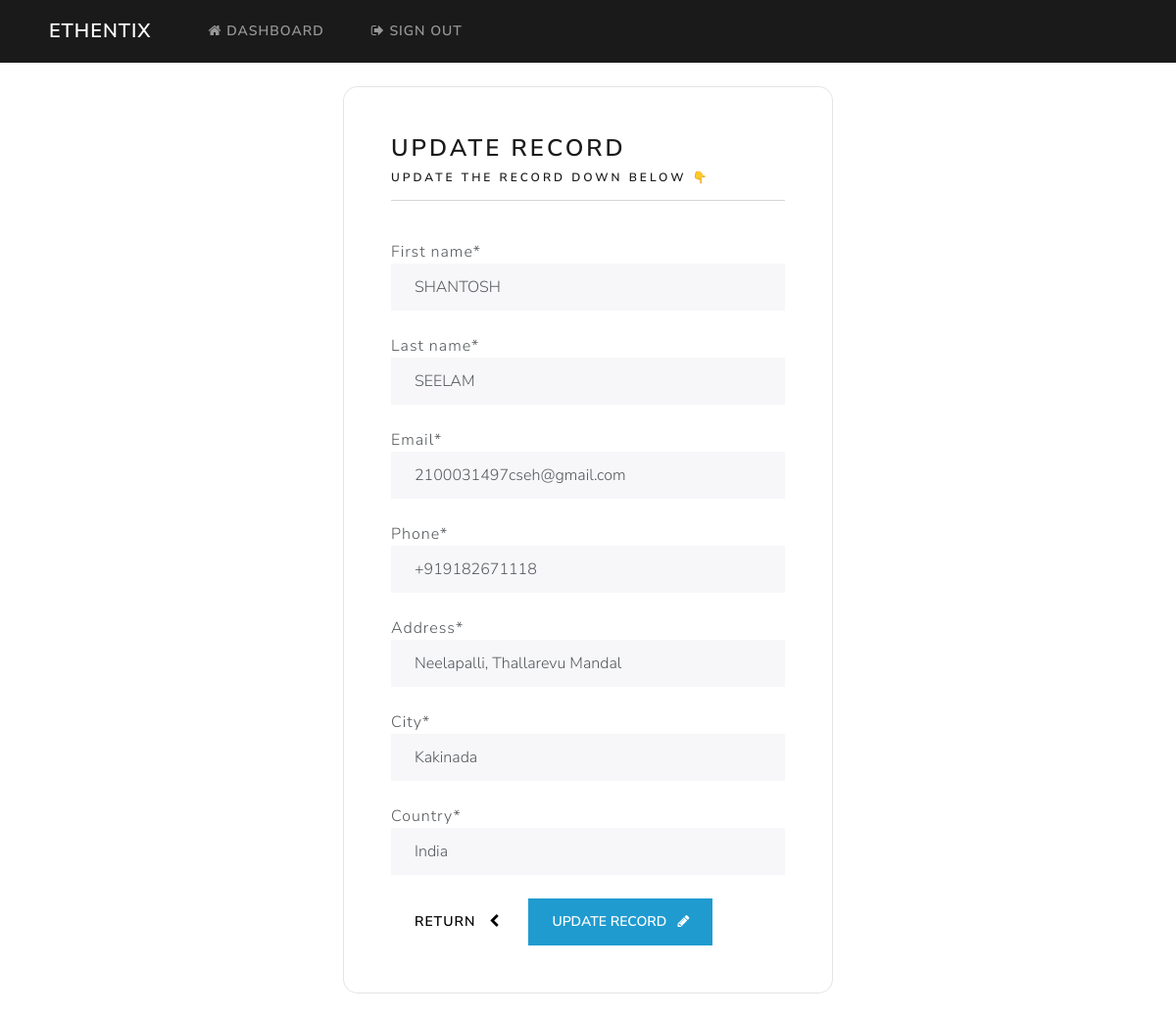
Screenshot of /update-record/7/ (signed in) with the database file from the repository.
### webapp/models.py (models this page shows, shortened)
class Record(models.Model):
    creation_date = models.DateTimeField(auto_now_add=True)
    user = models.ForeignKey(User, on_delete=models.CASCADE)
    first_name = models.CharField(max_length=100)
    last_name = models.CharField(max_length=100)
    email = models.EmailField(max_length=255)
    phone = models.CharField(max_length=20)
    address = models.CharField(max_length=300)
    city = models.CharField(max_length=255)
    country = models.CharField(max_length=125)

### webapp/views.py (the view)
# urls.py: path('update-record/<int:pk>/', views.update_record, name="update-record"),
@login_required(login_url='login')
def update_record(request, pk):
    record = Record.objects.get(id=pk)
    form = UpdateRecordForm(instance=record)
    if request.method == "POST":
        form = UpdateRecordForm(request.POST, instance=record)
        if form.is_valid():
            form.save()
            messages.success(request, "Record Updated!")
            return redirect("dashboard")
    context = {'form': form}
    return render(request, 'webapp/update-record.html', context=context)

### webapp/forms.py
class UpdateRecordForm(forms.ModelForm):
    class Meta:
        model = Record
        fields = ['first_name','last_name','email','phone','address','city','country']

### webapp/templates/webapp/update-record.html (shortened to what this page needs)
{% extends 'webapp/base.html' %}
{% load crispy_forms_tags %}
{% block content %}
<body>
    <div class="container bg-light shadow-md p-5 form-layout">
        <h3> Update Record </h3>
        <h6> Update the record down below 👇 </h6>
        <hr><br>
        <form method="POST" autocomplete="off">
            {{form.first_name|as_crispy_field}}
            <br>
            {{form.last_name|as_crispy_field}}
            <br>
            {{form.email|as_crispy_field}}
            <br>
            {{form.phone|as_crispy_field}}
            <br>
            {{form.address|as_crispy_field}}
            <br>
            {{form.city|as_crispy_field}}
            <br>
            {{form.country|as_crispy_field}}
            <br>
            <a href="{% url 'dashboard' %}" class="btn btn-secondary btn-light"> Return &nbsp; <i class="fa fa-chevron-left" aria-hidden="true"></i> </a>
            <button type="submit" class="btn btn-info"> Update record  &nbsp; <i class="fa fa-pencil" aria-hidden="true"></i></button>
        </form>
    </div>
    <br>
</body>
{% endblock %}

### static/css/styles.css (style rules this page uses)
.form-layout { border-radius: 15px; width: 500px; }

### rows the page displays
Record: first_name "SHANTOSH", last_name "SEELAM", email "2100031497cseh@gmail.com", phone "+919182671118", address "Neelapalli, Thallarevu Mandal", city "Kakinada", country "India"
